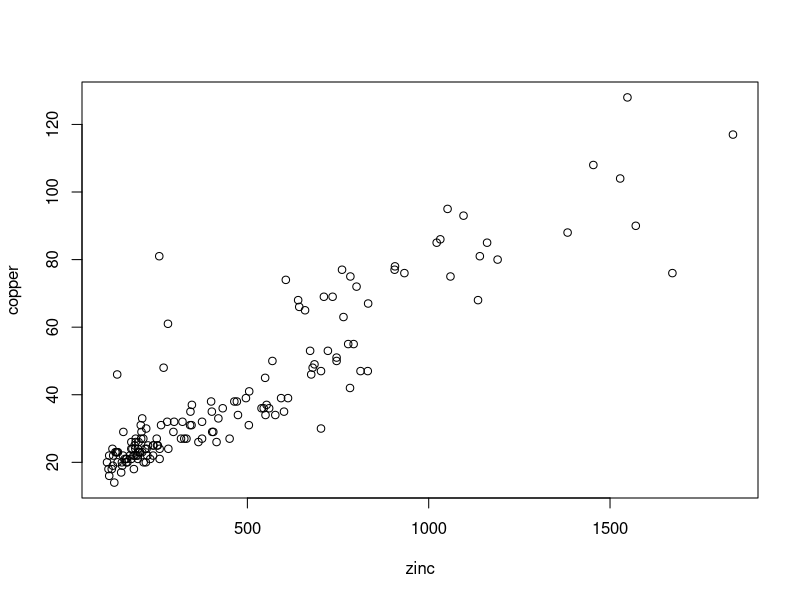
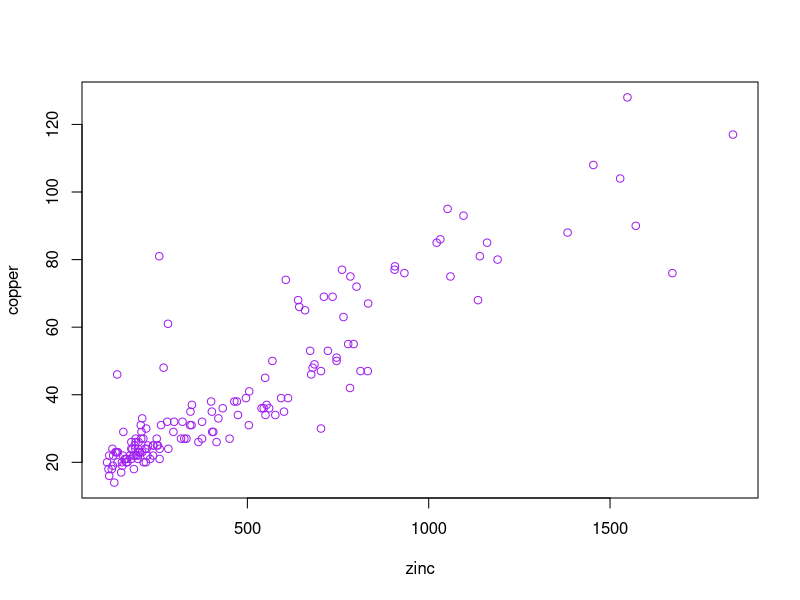
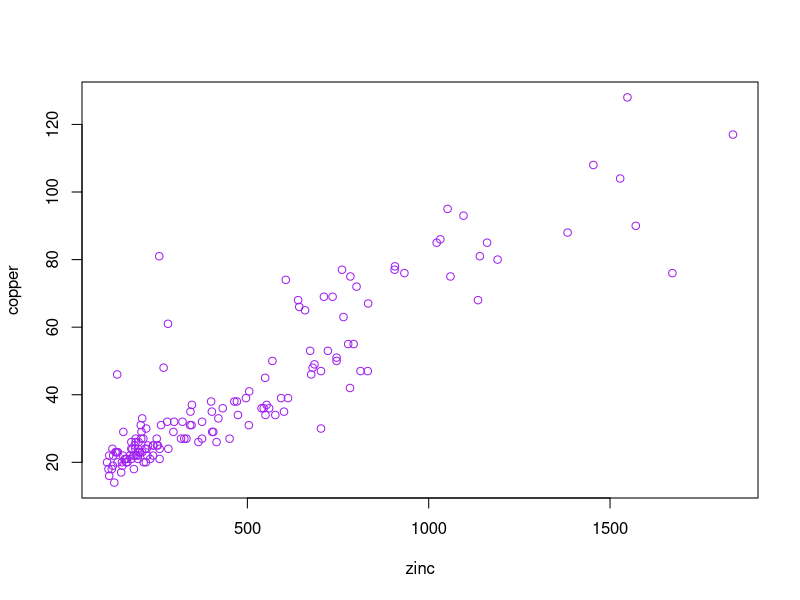
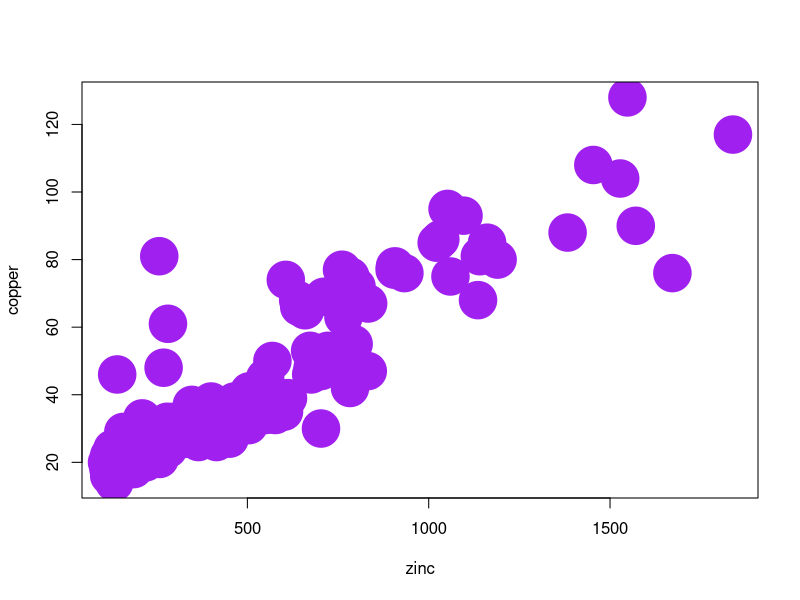

These figures' R source, in order:
install.packages("sp")
library(sp)
data(meuse)
# Let's see meuse dataset
meuse
# Let's look at the first rows(are called head)
head(meuse)
# Let's plot 2 variables together (i.e.the zinc[] is linked to the one of copper)
attach(meuse)
plot(zinc,copper)
plot(zinc,copper,col="purple")
# the point carachter(pch) sono i simboli per i punti su un grafico
plot(zinc,copper,col="purple",pch=21)
#cex is the carachetr exageration
plot(zinc,copper,col="purple",pch=19,cex=5)
